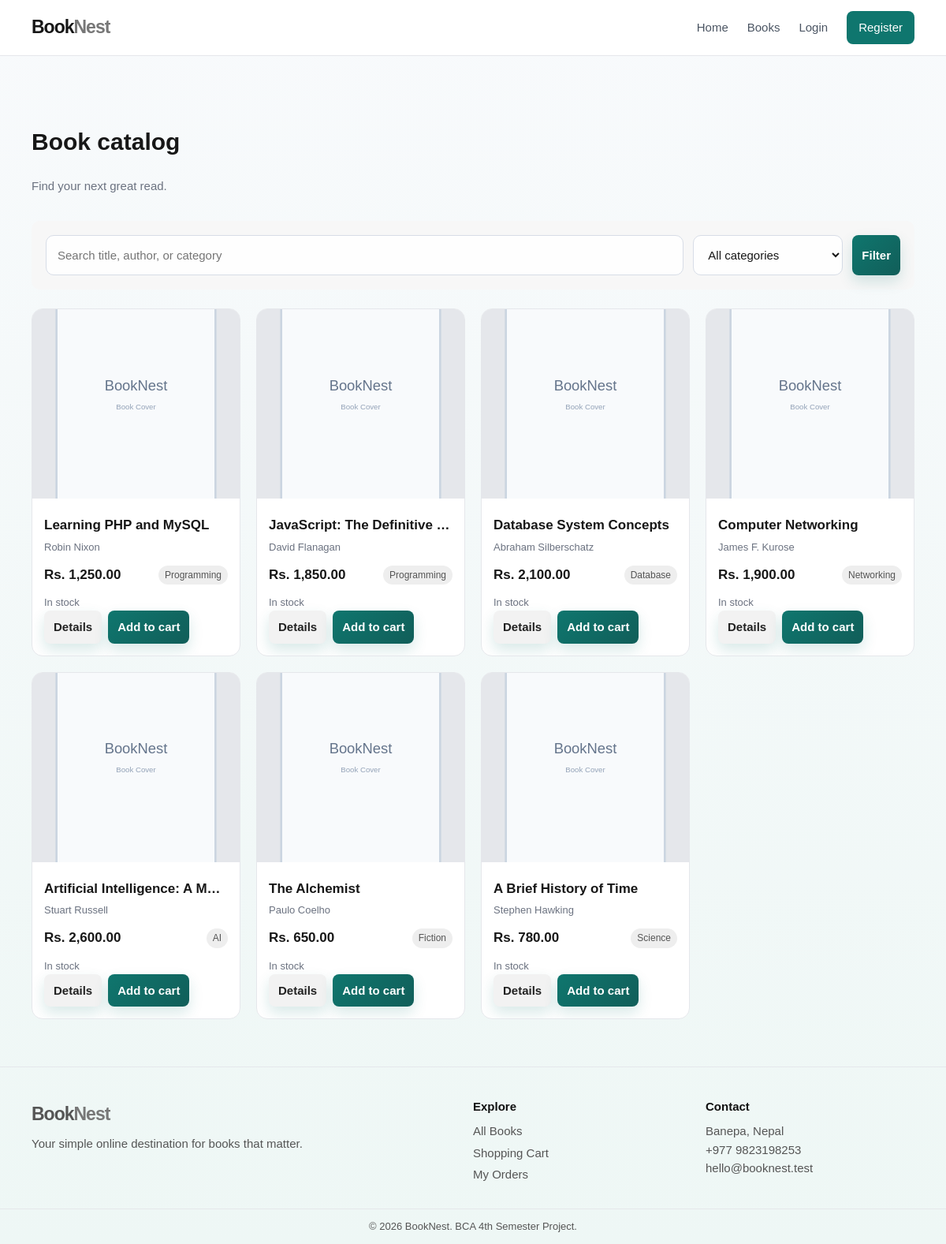
The page /books.php on the database its author committed.
### tables this page shows
CREATE TABLE books (
  id INT UNSIGNED AUTO_INCREMENT PRIMARY KEY,
  category_id INT UNSIGNED NOT NULL,
  title VARCHAR(180) NOT NULL,
  author VARCHAR(120) NOT NULL,
  isbn VARCHAR(30) NULL UNIQUE,
  publisher VARCHAR(120) NULL,
  price DECIMAL(10,2) NOT NULL,
  quantity INT UNSIGNED NOT NULL DEFAULT 0,
  description TEXT NULL,
  image VARCHAR(255) NULL,
  featured TINYINT(1) NOT NULL DEFAULT 0,
  created_at TIMESTAMP DEFAULT CURRENT_TIMESTAMP,
  CONSTRAINT fk_books_category FOREIGN KEY (category_id) REFERENCES categories(id) ON UPDATE CASCADE ON DELETE RESTRICT
);

CREATE TABLE categories (
  id INT UNSIGNED AUTO_INCREMENT PRIMARY KEY,
  name VARCHAR(80) NOT NULL UNIQUE,
  description VARCHAR(255) NULL,
  created_at TIMESTAMP DEFAULT CURRENT_TIMESTAMP
);

### includes/auth.php (called while the page is built, shortened)
<?php
function e($value) { return htmlspecialchars((string)$value, ENT_QUOTES, 'UTF-8'); }
function book_image_url($image) {
    $image = trim((string) $image);
    if ($image === '') return 'images/book-placeholder.svg';
    $normalized = ltrim($image, '/');
    $normalized = preg_replace('#^uploads/?#i', '', $normalized);
    $script = $_SERVER['SCRIPT_NAME'] ?? '/';
    $base_dir = rtrim(dirname($script), '/');
    $base_url = rtrim($base_dir, '/');
    return $base_url . '/uploads/' . $normalized;
}
?>

### books.php (the view, shortened to what this page needs)
<?php
require 'includes/header.php';
$search = trim($_GET['search'] ?? '');
$sql = 'SELECT b.*, c.name category_name FROM books b JOIN categories c ON b.category_id=c.id WHERE 1=1';
$sql .= ' ORDER BY b.created_at DESC';
$stmt = $conn->prepare($sql);
$stmt->execute();
$books = $stmt->get_result();
?>
<div class="section-head">
    <div>
        <h1>Book catalog</h1>
        <p class="muted">Find your next great read.</p>
    </div>
</div>
<form class="filters" method="get">
    <input name="search" value="<?= e($search) ?>" placeholder="Search title, author, or category">
    <select name="category">
        <option value="">All categories</option>
    </select>
    <button class="btn" type="submit">Filter</button>
</form>
<?php if (!$books->num_rows): ?>
    <div class="empty">No books matched your search.</div>
<?php else: ?>
    <div class="book-grid">
        <?php while ($book = $books->fetch_assoc()): ?>
            <?php $image = book_image_url($book['image'] ?? ''); ?>
            <article class="book-card">
                <img class="book-cover" src="<?= e($image) ?>" alt="<?= e($book['title']) ?> cover">
                <div class="book-info">
                    <h3><?= e($book['title']) ?></h3>
                    <p><?= e($book['author']) ?></p>
                    <div class="book-meta">
                        <span class="price">Rs. <?= number_format((float) $book['price'], 2) ?></span>
                        <span class="tag"><?= e($book['category_name']) ?></span>
                    </div>
                    <p class="<?= $book['quantity'] ? 'stock-in' : 'stock-out' ?>">
                        <?= $book['quantity'] ? 'In stock' : 'Out of stock' ?>
                    </p>
                    <div class="card-actions">
                        <a class="btn btn-light" href="book-details.php?id=<?= (int) $book['id'] ?>">Details</a>
                        <?php if ($book['quantity']): ?>
                            <form action="cart.php" method="post">
                                <button class="btn" type="submit">Add to cart</button>
                            </form>
                        <?php endif; ?>
                    </div>
                </div>
            </article>
        <?php endwhile; ?>
    </div>
<?php endif; ?>
<?php require 'includes/footer.php'; ?>

### css/style.css (style rules this page uses)
:root { --ink: #171717; --muted: #6b7280; --line: #e5e7eb; --soft: #f7f7f7; --white: #fff; --accent: #0f766e; --accent-dark: #115e59; --accent-soft: #ecfeff; --danger: #b42318; --success: #137333; --radius: 14px; }
* { box-sizing: border-box }
body { margin: 0; background: linear-gradient(180deg, #f8fafc 0%, #eef7f5 100%); color: var(--ink); font: 15px/1.55 Arial, Helvetica, sans-serif }
a { color: inherit; text-decoration: none }
.section-head { display: flex; justify-content: space-between; align-items: center; margin: 30px 0 18px }
.muted { color: var(--muted) }
.book-grid { display: grid; grid-template-columns: repeat(4, 1fr); gap: 20px }
.book-card { border: 1px solid var(--line); border-radius: var(--radius); overflow: hidden; background: #fff; transition: transform .18s, box-shadow .18s; animation: fadeUp .5s ease both; }
.book-cover { width: 100%; height: 240px; object-fit: cover; background: #eee }
.book-info { padding: 15px }
.book-info h3 { font-size: 17px; margin: 0 0 4px; white-space: nowrap; overflow: hidden; text-overflow: ellipsis }
.book-info p { margin: 0; color: var(--muted); font-size: 13px }
.book-meta { display: flex; justify-content: space-between; align-items: center; margin: 12px 0 }
.price { font-weight: bold; font-size: 17px }
.tag { font-size: 12px; padding: 3px 8px; border-radius: 50px; background: #eee; color: #555 }
.stock-in { color: var(--success) }
.card-actions { display: flex; gap: 8px }
.btn, .button, button { border: 0; cursor: pointer; font: inherit; transition: background-color .2s ease, transform .2s ease, box-shadow .2s ease; }
.btn { display: inline-block; padding: 9px 12px; border-radius: 8px; background: linear-gradient(135deg, var(--accent) 0%, var(--accent-dark) 100%); color: #fff; font-weight: 700; box-shadow: 0 8px 18px rgba(15, 118, 110, 0.16); }
.btn-light { background: #f2f2f2; color: #222 }
.filters { padding: 18px; background: var(--soft); display: flex; gap: 12px; margin-bottom: 24px; border-radius: 10px }
.filters input { flex: 1 }
.filters select { width: 190px }
input, select, textarea { width: 100%; border: 1px solid #d7dde7; border-radius: 10px; padding: 13px 14px; background: rgba(255, 255, 255, 0.9); font: inherit; color: var(--ink); transition: color .2s ease, background-color .2s ease, border-color .2s ease, box-shadow .2s ease, transform .2s ease; }
html { scroll-behavior: smooth; }

### rows shown on the page
books: title "Learning PHP and MySQL", author "Robin Nixon", price "1,250.00", category.name "Programming", quantity "In stock"
books: title "JavaScript: The Definitive…", author "David Flanagan", price "1,850.00", category.name "Programming", quantity "In stock"
books: title "Database System Concepts", author "Abraham Silberschatz", price "2,100.00", category.name "Database", quantity "In stock"
books: title "Computer Networking", author "James F. Kurose", price "1,900.00", category.name "Networking", quantity "In stock"
books: title "Artificial Intelligence: A M…", author "Stuart Russell", price "2,600.00", category.name "AI", quantity "In stock"
books: title "The Alchemist", author "Paulo Coelho", price "650.00", category.name "Fiction", quantity "In stock"
books: title "A Brief History of Time", author "Stephen Hawking", price "780.00", category.name "Science", quantity "In stock"
